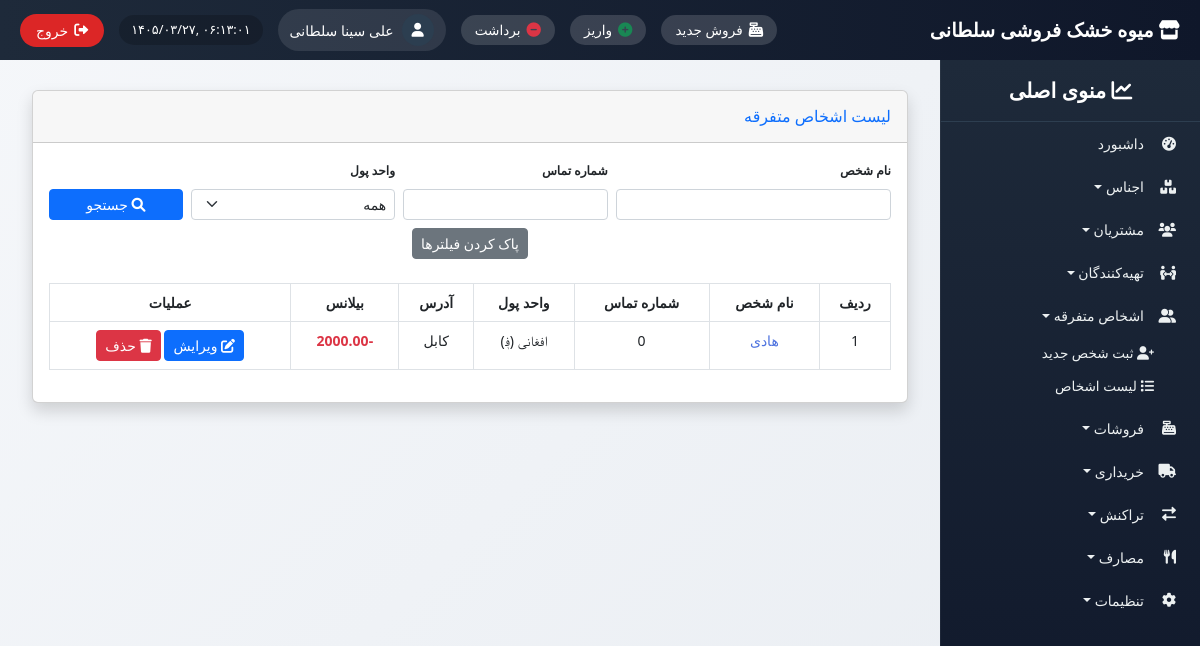
Screenshot of /misc-persons/ (signed in) with the database file from the repository.
### misc_persons/models.py (models this page shows, shortened)
class MiscPerson(models.Model):
    name = models.CharField(max_length=200, verbose_name="نام شخص")
    phone = models.CharField(max_length=20, blank=True, verbose_name="شماره تماس")
    currency = models.ForeignKey(Currency, on_delete=models.PROTECT, verbose_name="واحد پول")
    address = models.TextField(blank=True, verbose_name="آدرس")
    created_at = models.DateTimeField(auto_now_add=True, verbose_name="تاریخ ثبت")
    class Meta:
        verbose_name = "شخص متفرقه"
        verbose_name_plural = "اشخاص متفرقه"

### settings_app/models.py (models this page shows, shortened)
class Currency(models.Model):
    code = models.CharField(max_length=3, unique=True, verbose_name="کد")
    name = models.CharField(max_length=50, verbose_name="نام واحد پول")
    symbol = models.CharField(max_length=5, verbose_name="نماد")
    is_active = models.BooleanField(default=True, verbose_name="فعال")
    class Meta:
        verbose_name = "واحد پول"
        verbose_name_plural = "واحدهای پول"

### misc_persons/views.py (the view)
# urls.py: path('', views.misc_list, name='misc_list'),
@login_required
def misc_list(request):
    name_query = request.GET.get('name', '').strip()
    phone_query = request.GET.get('phone', '').strip()
    currency_query = request.GET.get('currency', '')
    persons = MiscPerson.objects.all().order_by('-created_at')
    if name_query:
        persons = persons.filter(name__icontains=name_query)
    if phone_query:
        persons = persons.filter(phone__icontains=phone_query)
    if currency_query:
        persons = persons.filter(currency__id=currency_query)
    for p in persons:
        p.balance = calculate_misc_balance(p)
    currencies = Currency.objects.filter(is_active=True)
    return render(request, 'misc_persons/misc_list.html', {
        'persons': persons,
        'currencies': currencies,
    })

### misc_persons/views.py (called while the page is built)
def calculate_misc_balance(person):
    financial_transactions = FinancialTransaction.objects.filter(
        person_type='MISC',
        misc_person=person
    )
    total_debit = sum(ft.amount for ft in financial_transactions if ft.transaction_type == 'IN')
    total_credit = sum(ft.amount for ft in financial_transactions if ft.transaction_type == 'OUT')
    return total_debit - total_credit

### templates/misc_persons/misc_list.html (shortened to what this page needs)
{% extends 'base_with_sidebar.html' %}
{% load i18n %}
{% load jcal %}
{% block content %}
<div class="container-fluid">
    <div class="card shadow mb-4">
        <div class="card-header py-3">
            <h6 class="m-0 font-weight-bold text-primary">{% trans "لیست اشخاص متفرقه" %}</h6>
        </div>
        <div class="card-body">
            <form method="get" class="mb-4">
                <div class="row g-2 align-items-end">
                    <div class="col-md-4">
                        <label class="form-label small fw-bold">{% trans "نام شخص" %}</label>
                        <input type="text" name="name" class="form-control form-control-sm" value="{{ request.GET.name|default:'' }}">
                    </div>
                    <div class="col-md-3">
                        <label class="form-label small fw-bold">{% trans "شماره تماس" %}</label>
                        <input type="text" name="phone" class="form-control form-control-sm" value="{{ request.GET.phone|default:'' }}">
                    </div>
                    <div class="col-md-3">
                        <label class="form-label small fw-bold">{% trans "واحد پول" %}</label>
                        <select name="currency" class="form-select form-select-sm">
                            <option value="">همه</option>
                        </select>
                    </div>
                    <div class="col-md-2">
                        <button type="submit" class="btn btn-primary btn-sm w-100"><i class="fas fa-search"></i> {% trans "جستجو" %}</button>
                    </div>
                </div>
                <div class="row mt-2">
                    <div class="col-12 text-center">
                        <a href="{% url 'misc_persons:misc_list' %}" class="btn btn-secondary btn-sm">{% trans "پاک کردن فیلترها" %}</a>
                    </div>
                </div>
            </form>
            <div class="table-responsive">
                <table class="table table-bordered table-hover text-center">
                    <thead>
                        <tr>
                            <th>{% trans "ردیف" %}</th>
                            <th>{% trans "نام شخص" %}</th>
                            <th>{% trans "شماره تماس" %}</th>
                            <th>{% trans "واحد پول" %}</th>
                            <th>{% trans "آدرس" %}</th>
                            <th>{% trans "بیلانس" %}</th>
                            <th>{% trans "عملیات" %}</th>
                        </tr>
                    </thead>
                    <tbody>
                        {% for person in persons %}
                        <tr>
                            <td>{{ forloop.counter }}</td>
                            <td>
                                <a href="{% url 'misc_persons:misc_transactions' person.id %}" style="color:#4e73df; text-decoration:none;">
                                    {{ person.name }}
                                </a>
                             </td>
                            <td>{{ person.phone|default:"-" }}</td>
                            <td>{{ person.currency.name }} ({{ person.currency.symbol }})</td>
                            <td>{{ person.address|default:"-" }}</td>
                            <td>
                                {% if person.balance > 0 %}
                                    <span class="text-success fw-bold">{{ person.balance|floatformat:2 }}</span>
                                {% elif person.balance < 0 %}
                                    <span class="text-danger fw-bold">{{ person.balance|floatformat:2 }}</span>
                                {% else %}
                                    <span class="text-primary fw-bold">0</span>
                                {% endif %}
                             </td>
                            <td>
                                <a href="{% url 'misc_persons:misc_edit' person.id %}" class="btn btn-sm btn-primary"><i class="fas fa-edit"></i> {% trans "ویرایش" %}</a>
                                <a href="#" onclick="confirmDelete({{ person.id }})" class="btn btn-sm btn-danger"><i class="fas fa-trash"></i> {% trans "حذف" %}</a>
                             </td>
                        </tr>
                        {% empty %}
                        <tr><td colspan="7" class="text-center">{% trans "هیچ شخصی یافت نشد." %}</td></tr>
                        {% endfor %}
                    </tbody>
                </table>
            </div>
        </div>
    </div>
</div>
{% endblock %}

### templates/base_with_sidebar.html (shortened to what this page needs)
<!DOCTYPE html>
{% load i18n static %}
{% get_current_language as LANGUAGE_CODE %}
<html lang="fa" dir="rtl">
<head>
    <link href="https://cdn.jsdelivr.net/npm/bootstrap@5.2.3/dist/css/bootstrap.rtl.min.css" rel="stylesheet">
    <link rel="stylesheet" href="https://cdnjs.cloudflare.com/ajax/libs/font-awesome/6.0.0/css/all.min.css">
    <link href="https://cdn.jsdelivr.net/gh/rastikerdar/vazir-font@v30.1.0/dist/font-face.css" rel="stylesheet">
</head>
<body>
    <div class="top-navbar">
        <div class="store-name"><i class="fas fa-store"></i> میوه خشک فروشی سلطانی</div>
        <div class="top-nav-left">
            <a href="{% url 'sales:new_sale' %}" class="shortcut-btn" title="فروش جدید"><i class="fas fa-cash-register"></i><span> فروش جدید</span></a>
            <a href="{% url 'transactions:transaction_create_in' %}" class="shortcut-btn" title="واریز"><i class="fas fa-plus-circle text-success"></i><span> واریز</span></a>
            <a href="{% url 'transactions:transaction_create_out' %}" class="shortcut-btn" title="برداشت"><i class="fas fa-minus-circle text-danger"></i><span> برداشت</span></a>
            <div class="admin-info">
                <div class="admin-avatar"><i class="fas fa-user"></i></div>
                <span class="admin-name">{{ user.get_full_name|default:user.username }}</span>
            </div>
            <div class="datetime" id="current-datetime"></div>
            <button type="button" class="logout-btn" id="logoutTrigger"><i class="fas fa-sign-out-alt"></i> <span>خروج</span></button>
        </div>
    </div>
    <div class="sidebar" id="sidebar">
        <div class="sidebar-header"><i class="fas fa-chart-line"></i> منوی اصلی</div>
        <ul class="nav flex-column">
            <li class="nav-item"><a class="nav-link" href="{% url 'dashboard' %}"><i class="fas fa-tachometer-alt"></i> داشبورد</a></li>
            <li class="nav-item dropdown-toggle" data-menu="products"><i class="fas fa-boxes"></i> اجناس</li>
            <li class="nav-item dropdown-toggle" data-menu="customers"><i class="fas fa-users"></i> مشتریان</li>
            <li class="nav-item dropdown-toggle" data-menu="suppliers"><i class="fas fa-people-arrows"></i> تهیه‌کنندگان</li>
            <li class="nav-item dropdown-toggle" data-menu="misc"><i class="fas fa-user-friends"></i> اشخاص متفرقه</li>
            <ul class="submenu" id="miscSubmenu">
                <li><a href="{% url 'misc_persons:misc_create' %}"><i class="fas fa-user-plus"></i> ثبت شخص جدید</a></li>
                <li><a href="{% url 'misc_persons:misc_list' %}"><i class="fas fa-list"></i> لیست اشخاص</a></li>
            </ul>
            <li class="nav-item dropdown-toggle" data-menu="sales"><i class="fas fa-cash-register"></i> فروشات</li>
            <li class="nav-item dropdown-toggle" data-menu="purchases"><i class="fas fa-truck"></i> خریداری</li>
            <li class="nav-item dropdown-toggle" data-menu="transactions"><i class="fas fa-exchange-alt"></i> تراکنش</li>
            <li class="nav-item dropdown-toggle" data-menu="expenses"><i class="fas fa-utensils"></i> مصارف</li>
            <li class="nav-item dropdown-toggle" data-menu="settings"><i class="fas fa-cog"></i> تنظیمات</li>
        </ul>
    </div>
    <div class="content">
        {% block content %}{% endblock %}
    </div>
</body>
</html>

### templates/base_with_sidebar.html (style rules this page uses)
* { font-family: 'Vazir', 'Tahoma', 'Segoe UI', sans-serif; }
body { background: linear-gradient(135deg, #f5f7fa 0%, #e9edf2 100%); font-size: 14px; padding-top: 70px; margin: 0; height: 100vh; overflow: hidden; }
.top-navbar { position: fixed; top: 0; right: 0; left: 0; height: 60px; background: linear-gradient(90deg, #1e2a3a 0%, #0f172a 100%); z-index: 1050; display: flex; align-items: center; justify-content: space-between; padding: 0 20px; color: white; }
.store-name { font-size: 1.2rem; font-weight: 700; }
.top-nav-left { display: flex; align-items: center; gap: 15px; }
.admin-info { display: flex; align-items: center; gap: 8px; background: rgba(255,255,255,0.1); padding: 5px 12px; border-radius: 40px; }
.admin-avatar { width: 32px; height: 32px; background: #2c3e50; border-radius: 50%; display: flex; align-items: center; justify-content: center; }
.datetime { direction: ltr; background: rgba(0,0,0,0.2); padding: 5px 12px; border-radius: 40px; font-size: 0.8rem; }
.logout-btn { background-color: #dc2626; color: white; border: none; padding: 6px 16px; border-radius: 40px; display: flex; align-items: center; gap: 6px; }
.shortcut-btn { background: rgba(255,255,255,0.15); border: none; color: white; padding: 5px 14px; border-radius: 40px; font-size: 0.85rem; font-weight: 500; transition: 0.2s; display: inline-flex; align-items: center; gap: 6px; text-decoration: none; }
.shortcut-btn i { font-size: 0.9rem; }
.sidebar { position: fixed; top: 60px; right: 0; height: calc(100vh - 60px); width: 260px; background: linear-gradient(180deg, #1e2a3a 0%, #0f172a 100%); color: white; overflow-y: auto; z-index: 1000; transition: 0.3s; border-left: 1px solid rgba(255,255,255,0.05); }
.sidebar-header { padding: 15px 20px; font-size: 1.3rem; font-weight: 600; border-bottom: 1px solid #2d3e50; text-align: center; }
.sidebar .nav-link, .dropdown-toggle { color: #ecf0f1; padding: 8px 16px; border-radius: 10px; margin: 3px 8px; display: flex; align-items: center; cursor: pointer; text-decoration: none; }
.sidebar .nav-link i, .dropdown-toggle i { width: 24px; margin-left: 8px; }
.submenu { list-style: none; padding-right: 30px; display: none; margin-bottom: 5px; }
.submenu li a { color: #ecf0f1; display: block; padding: 6px 16px; text-decoration: none; font-size: 0.85rem; border-radius: 8px; }
.submenu.show { display: block; }
.content { margin-right: 260px; padding: 20px; height: calc(100vh - 60px); overflow-y: auto; }

### rows the page displays
MiscPerson: name "هادی", phone "0", currency.name "افغانی", currency.symbol "؋", address "کابل", balance "-2000.00"

### other values shown
{{ user.get_full_name|default:user.username }} "علی سینا سلطانی"
